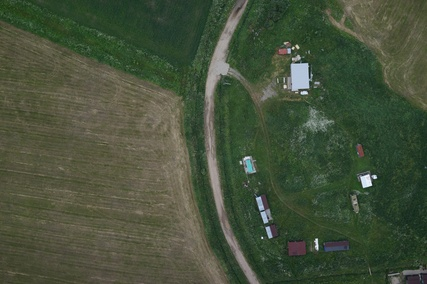
#> input picture photo1.JPG, 427 x 284 px, shrunk from 2560 x 1707 before the run
$ jupyter execute --allow-errors 'Untitled (3).ipynb'   (shell and % lines are left out)
#> lines starting #> are read from the running program, lines starting #| are printed output that depends on the picture; after the words box and inside, x2 and y2 are one past the last pixel; in counts of white or black regions, pixels touching at a corner belong together
[cell 1]
import cv2 as cv
import numpy as np
from matplotlib import pyplot as plt
img = cv.imread('photo1.JPG',0)
#> img: shape (284, 427); min 20, max 253, mean 75.2
# global thresholding
ret1,th1 = cv.threshold(img,127,255,cv.THRESH_BINARY)
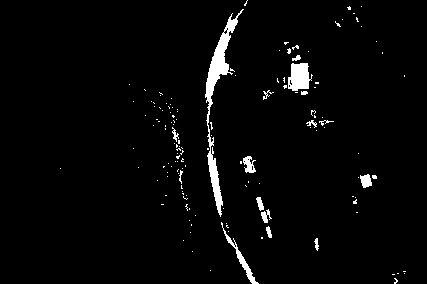
#> th1: shape (284, 427); 2.8% white; 140 white regions (124 under 20 px), largest, box (x1, y1, x2, y2) and area: (205, 9, 244, 217) 1484, (288, 63, 313, 91) 503, (221, 222, 259, 284) 284
# Otsu's thresholding
ret2,th2 = cv.threshold(img,0,255,cv.THRESH_BINARY+cv.THRESH_OTSU)
#> th2: shape (284, 427); 35.9% white; 795 white regions (762 under 20 px), largest, box (x1, y1, x2, y2) and area: (0, 27, 229, 284) 29106, (202, 0, 313, 284) 5444, (325, 0, 427, 110) 4272
#> ret2 = 80
# Otsu's thresholding after Gaussian filtering
blur = cv.GaussianBlur(img,(5,5),0)
ret3,th3 = cv.threshold(blur,0,255,cv.THRESH_BINARY+cv.THRESH_OTSU)
#> th3: shape (284, 427); 40.7% white; 103 white regions (82 under 20 px), largest, box (x1, y1, x2, y2) and area: (0, 27, 228, 284) 35033, (202, 0, 313, 284) 6122, (325, 0, 427, 110) 5280
#> ret3 = 78
# plot all the images and their histograms
images = [img, 0, th1,
          img, 0, th2,
          blur, 0, th3]
titles = ['Original Noisy Image','Histogram','Global Thresholding (v=127)',
          'Original Noisy Image','Histogram',"Otsu's Thresholding",
          'Gaussian filtered Image','Histogram',"Otsu's Thresholding"]
for i in range(3):
    plt.subplot(3,3,i*3+1),plt.imshow(images[i*3],'gray')
    plt.title(titles[i*3]), plt.xticks([]), plt.yticks([])
    plt.subplot(3,3,i*3+2),plt.hist(images[i*3].ravel(),256)
    plt.title(titles[i*3+1]), plt.xticks([]), plt.yticks([])
    plt.subplot(3,3,i*3+3),plt.imshow(images[i*3+2],'gray')
    plt.title(titles[i*3+2]), plt.xticks([]), plt.yticks([])
plt.show()
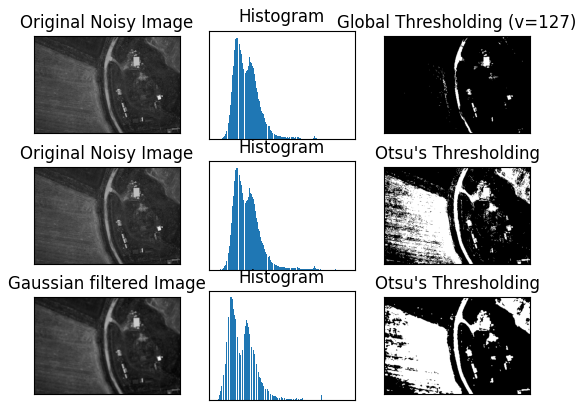
#> figure drawn by matplotlib, 9 panels
cv.imwrite('resultglobal.png', th1)
#> Out = True

[cell 2]
# organizing imports
import cv2
import numpy as np

# path to input image is specified and
# image is loaded with imread command
image1 = cv2.imread('photo1.JPG')
#> image1 is the input picture: shape (284, 427, 3); mean B, G, R 59.3, 81, 70

# cv2.cvtColor is applied over the
# image input with applied parameters
# to convert the image in grayscale
img0 = cv2.cvtColor(image1, cv2.COLOR_BGR2GRAY)

#averaging(усреднённое) размытие
#img = cv2.blur(img0, (7, 7))
#Gaussian(гауссово)
#img = cv2.GaussianBlur(img0, (7, 7), 0)
#Median(медианное)
#img = cv2.medianBlur(img0, 7)

# applying Otsu thresholding
# as an extra flag in binary
# thresholding
ret, thresh1 = cv2.threshold(img0, 120, 255, cv2.THRESH_BINARY + cv2.THRESH_OTSU)
#> ret = 80

# the window showing output image
# with the corresponding thresholding
# techniques applied to the input image
cv2.imshow('Otsu Threshold', thresh1)

# De-allocate any associated memory usage
if cv2.waitKey(0) & 0xff == 27:
#> (key Esc is pressed here)
    cv2.destroyAllWindows()

cv2.imwrite('result.png', thresh1)
#> Out = True

[cell 3]
import cv2

img = cv2.imread("result(3).png")# фото из которого вычитаем (исходное фото)
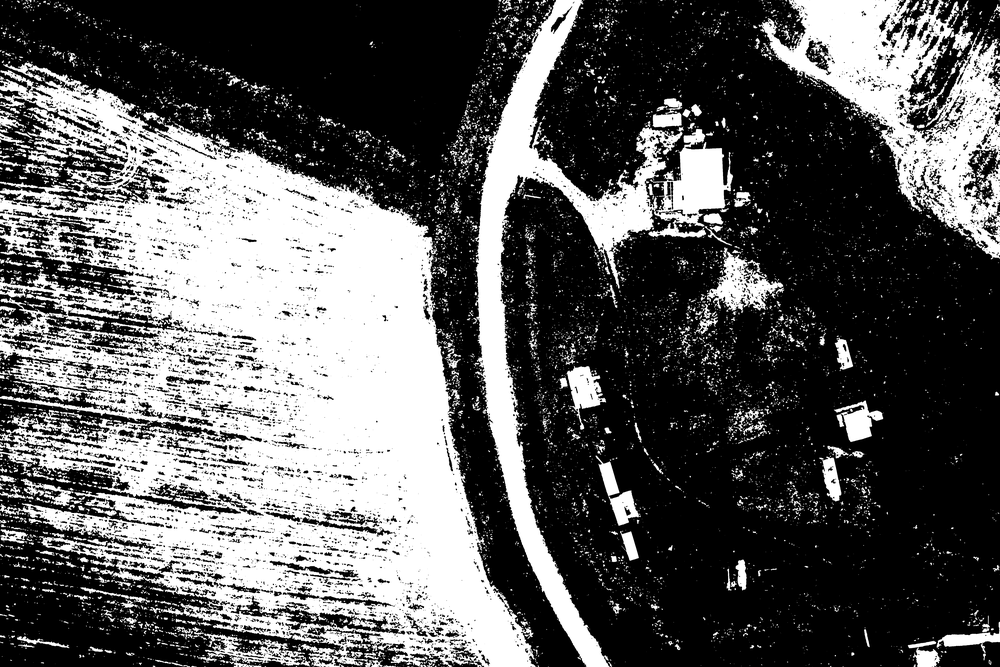
#> input picture result(3).png, 1000 x 667 px, shrunk from 6000 x 4000 before the run
#> img is the input picture: shape (667, 1000, 3); min 0, max 255, mean 93.6
img2 = cv2.imread("irestest.png")# фото которое вычитаем(идеальный результат)
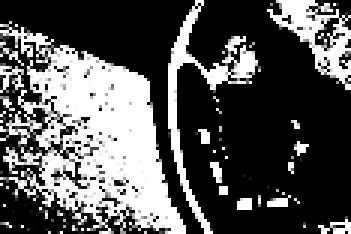
#> input picture irestest.png, 117 x 78 px, shrunk from 700 x 467 before the run (shown 3 times larger)
#> img2 is the input picture: shape (78, 117, 3); min 0, max 255, mean 85.8


#> (the rest of this cell did not finish here and is left out)

[cell 4]

import cv2
import matplotlib
import matplotlib.pyplot as plt
import numpy as np

from skimage import data
from skimage.filters import threshold_multiotsu

# Setting the font size for all plots.
matplotlib.rcParams['font.size'] = 9

# The input image.
image1 = cv2.imread('photo1.JPG')
image = cv2.cvtColor(image1, cv2.COLOR_BGR2GRAY)

# [5 lines of commented-out code are left out]
image = cv2.medianBlur(image, 17)
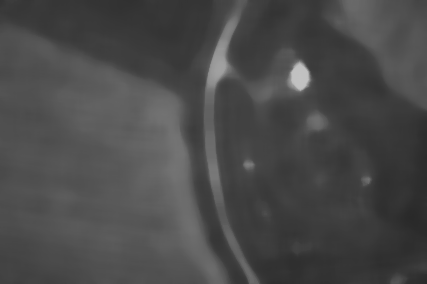
#> image: shape (284, 427); min 41, max 194, mean 73.6

# Applying multi-Otsu threshold for the default value, generating
# three classes.
thresholds = threshold_multiotsu(image, classes=4)
#> thresholds = [70, 90, 131]

# Using the threshold values, we generate the three regions.
regions = np.digitize(image, bins=thresholds)
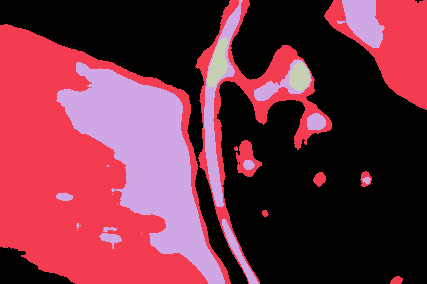
#> regions: shape (284, 427) int64; 4 distinct labels, from 0 to 3; one colour per label, 0 black

fig, ax = plt.subplots(nrows=3, ncols=1, figsize=(20, 33.5))

# Plotting the original image.
ax[0].imshow(image, cmap='gray')
ax[0].set_title('Original')
ax[0].axis('off')

# Plotting the histogram and the two thresholds obtained from
# multi-Otsu.
ax[1].hist(image.ravel(), bins=255)
ax[1].set_title('Histogram')
for thresh in thresholds:
    ax[1].axvline(thresh, color='r')
#> this loop made 3 passes
#> thresh on passes 1 to 3: 70, 90, 131

# Plotting the Multi Otsu result.
ax[2].imshow(regions, cmap='jet')
ax[2].set_title('Multi-Otsu result')
ax[2].axis('off')

plt.subplots_adjust()

plt.show()
#> figure, not shown here; panel 2: tallest bar 4297 high, from x = 60.8 to 61.4
cv2.imwrite('result.png', regions)
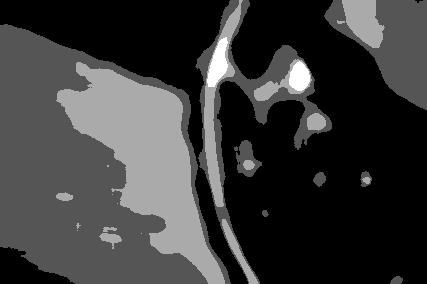
#> saved as result.png: shape (284, 427); min 0, max 3, mean 0.68; drawn with min black and max white
#> Out = True

[cell 5]
import cv2
import matplotlib
import matplotlib.pyplot as plt
import numpy as np

from skimage import data
from skimage.filters import threshold_multiotsu

# Setting the font size for all plots.
matplotlib.rcParams['font.size'] = 9

# The input image.
image1 = cv2.imread('photo1.JPG')
b, g, r = cv2.split(image1)
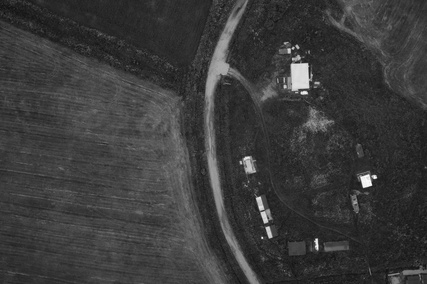
#> b: shape (284, 427); min 13, max 255, mean 59.3
image = r

# [9 lines of commented-out code are left out]
thresholds = threshold_multiotsu(image, classes=3)
#> thresholds = [66, 107]

# Using the threshold values, we generate the three regions.
regions = np.digitize(image, bins=thresholds)
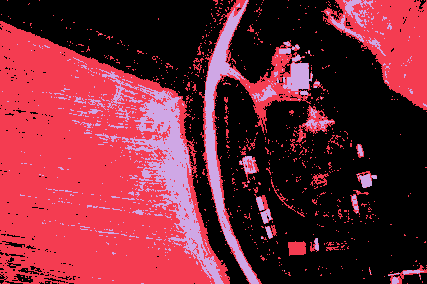
#> regions: shape (284, 427) int64; 3 distinct labels, from 0 to 2; one colour per label, 0 black

fig, ax = plt.subplots(nrows=3, ncols=1, figsize=(20, 33.5))

# Plotting the original image.
ax[0].imshow(image, cmap='gray')
ax[0].set_title('Original')
ax[0].axis('off')

# Plotting the histogram and the two thresholds obtained from
# multi-Otsu.
ax[1].hist(image.ravel(), bins=255)
ax[1].set_title('Histogram')
for thresh in thresholds:
    ax[1].axvline(thresh, color='r')
#> this loop made 2 passes
#> thresh on passes 1 to 2: 66, 107

# Plotting the Multi Otsu result.
ax[2].imshow(regions, cmap='jet')
ax[2].set_title('Multi-Otsu result')
ax[2].axis('off')

plt.subplots_adjust()

plt.show()
#> figure, not shown here; panel 2: tallest bar 2593 high, from x = 40.84 to 41.76
cv2.imwrite('result.png', regions)
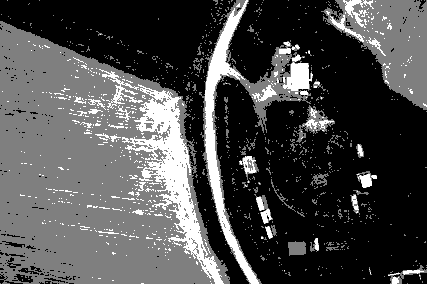
#> saved as result.png: shape (284, 427); min 0, max 2, mean 0.601; drawn with min black and max white
#> Out = True
